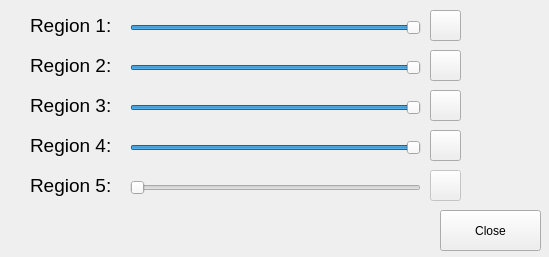
<?xml version="1.0" encoding="UTF-8"?>
<ui version="4.0">
 <class>setting_gui</class>
 <widget class="QWidget" name="setting_gui">
  <property name="geometry">
   <rect>
    <x>0</x>
    <y>0</y>
    <width>549</width>
    <height>257</height>
   </rect>
  </property>
  <property name="windowTitle">
   <string>Setting</string>
  </property>
  <widget class="QSlider" name="horizontalSlider">
   <property name="geometry">
    <rect>
     <x>130</x>
     <y>20</y>
     <width>291</width>
     <height>16</height>
    </rect>
   </property>
   <property name="minimum">
    <number>1</number>
   </property>
   <property name="maximum">
    <number>10</number>
   </property>
   <property name="pageStep">
    <number>1</number>
   </property>
   <property name="sliderPosition">
    <number>10</number>
   </property>
   <property name="orientation">
    <enum>Qt::Horizontal</enum>
   </property>
  </widget>
  <widget class="QLabel" name="label">
   <property name="geometry">
    <rect>
     <x>30</x>
     <y>10</y>
     <width>101</width>
     <height>31</height>
    </rect>
   </property>
   <property name="font">
    <font>
     <pointsize>14</pointsize>
    </font>
   </property>
   <property name="text">
    <string>Region 1:</string>
   </property>
  </widget>
  <widget class="QSlider" name="horizontalSlider_2">
   <property name="geometry">
    <rect>
     <x>130</x>
     <y>60</y>
     <width>291</width>
     <height>16</height>
    </rect>
   </property>
   <property name="minimum">
    <number>1</number>
   </property>
   <property name="maximum">
    <number>10</number>
   </property>
   <property name="pageStep">
    <number>1</number>
   </property>
   <property name="sliderPosition">
    <number>10</number>
   </property>
   <property name="orientation">
    <enum>Qt::Horizontal</enum>
   </property>
  </widget>
  <widget class="QLabel" name="label_2">
   <property name="geometry">
    <rect>
     <x>30</x>
     <y>50</y>
     <width>101</width>
     <height>31</height>
    </rect>
   </property>
   <property name="font">
    <font>
     <pointsize>14</pointsize>
    </font>
   </property>
   <property name="text">
    <string>Region 2:</string>
   </property>
  </widget>
  <widget class="QSlider" name="horizontalSlider_3">
   <property name="geometry">
    <rect>
     <x>130</x>
     <y>100</y>
     <width>291</width>
     <height>16</height>
    </rect>
   </property>
   <property name="minimum">
    <number>1</number>
   </property>
   <property name="maximum">
    <number>10</number>
   </property>
   <property name="pageStep">
    <number>1</number>
   </property>
   <property name="sliderPosition">
    <number>10</number>
   </property>
   <property name="orientation">
    <enum>Qt::Horizontal</enum>
   </property>
  </widget>
  <widget class="QLabel" name="label_3">
   <property name="geometry">
    <rect>
     <x>30</x>
     <y>90</y>
     <width>101</width>
     <height>31</height>
    </rect>
   </property>
   <property name="font">
    <font>
     <pointsize>14</pointsize>
    </font>
   </property>
   <property name="text">
    <string>Region 3:</string>
   </property>
  </widget>
  <widget class="QSlider" name="horizontalSlider_4">
   <property name="geometry">
    <rect>
     <x>130</x>
     <y>140</y>
     <width>291</width>
     <height>16</height>
    </rect>
   </property>
   <property name="minimum">
    <number>1</number>
   </property>
   <property name="maximum">
    <number>10</number>
   </property>
   <property name="pageStep">
    <number>1</number>
   </property>
   <property name="sliderPosition">
    <number>10</number>
   </property>
   <property name="orientation">
    <enum>Qt::Horizontal</enum>
   </property>
  </widget>
  <widget class="QLabel" name="label_4">
   <property name="geometry">
    <rect>
     <x>30</x>
     <y>130</y>
     <width>101</width>
     <height>31</height>
    </rect>
   </property>
   <property name="font">
    <font>
     <pointsize>14</pointsize>
    </font>
   </property>
   <property name="text">
    <string>Region 4:</string>
   </property>
  </widget>
  <widget class="QLabel" name="label_5">
   <property name="geometry">
    <rect>
     <x>30</x>
     <y>170</y>
     <width>101</width>
     <height>31</height>
    </rect>
   </property>
   <property name="font">
    <font>
     <pointsize>14</pointsize>
    </font>
   </property>
   <property name="text">
    <string>Region 5:</string>
   </property>
  </widget>
  <widget class="QSlider" name="horizontalSlider_5">
   <property name="enabled">
    <bool>false</bool>
   </property>
   <property name="geometry">
    <rect>
     <x>130</x>
     <y>180</y>
     <width>291</width>
     <height>16</height>
    </rect>
   </property>
   <property name="minimum">
    <number>1</number>
   </property>
   <property name="maximum">
    <number>10</number>
   </property>
   <property name="pageStep">
    <number>1</number>
   </property>
   <property name="orientation">
    <enum>Qt::Horizontal</enum>
   </property>
  </widget>
  <widget class="QPushButton" name="change_led_1_btn">
   <property name="geometry">
    <rect>
     <x>430</x>
     <y>10</y>
     <width>31</width>
     <height>31</height>
    </rect>
   </property>
   <property name="text">
    <string/>
   </property>
   <property name="icon">
    <iconset>
     <normaloff>assets/change-2.png</normaloff>assets/change-2.png</iconset>
   </property>
  </widget>
  <widget class="QPushButton" name="change_led_2_btn">
   <property name="geometry">
    <rect>
     <x>430</x>
     <y>50</y>
     <width>31</width>
     <height>31</height>
    </rect>
   </property>
   <property name="text">
    <string/>
   </property>
   <property name="icon">
    <iconset>
     <normaloff>assets/change-2.png</normaloff>assets/change-2.png</iconset>
   </property>
  </widget>
  <widget class="QPushButton" name="change_led_3_btn">
   <property name="geometry">
    <rect>
     <x>430</x>
     <y>90</y>
     <width>31</width>
     <height>31</height>
    </rect>
   </property>
   <property name="text">
    <string/>
   </property>
   <property name="icon">
    <iconset>
     <normaloff>assets/change-2.png</normaloff>assets/change-2.png</iconset>
   </property>
  </widget>
  <widget class="QPushButton" name="change_led_4_btn">
   <property name="geometry">
    <rect>
     <x>430</x>
     <y>130</y>
     <width>31</width>
     <height>31</height>
    </rect>
   </property>
   <property name="text">
    <string/>
   </property>
   <property name="icon">
    <iconset>
     <normaloff>assets/change-2.png</normaloff>assets/change-2.png</iconset>
   </property>
  </widget>
  <widget class="QPushButton" name="change_led_5_btn">
   <property name="enabled">
    <bool>false</bool>
   </property>
   <property name="geometry">
    <rect>
     <x>430</x>
     <y>170</y>
     <width>31</width>
     <height>31</height>
    </rect>
   </property>
   <property name="text">
    <string/>
   </property>
   <property name="icon">
    <iconset>
     <normaloff>assets/change-2.png</normaloff>assets/change-2.png</iconset>
   </property>
  </widget>
  <widget class="QPushButton" name="pushButton_6">
   <property name="geometry">
    <rect>
     <x>440</x>
     <y>210</y>
     <width>101</width>
     <height>41</height>
    </rect>
   </property>
   <property name="text">
    <string>Close</string>
   </property>
  </widget>
 </widget>
 <resources/>
 <connections/>
</ui>
